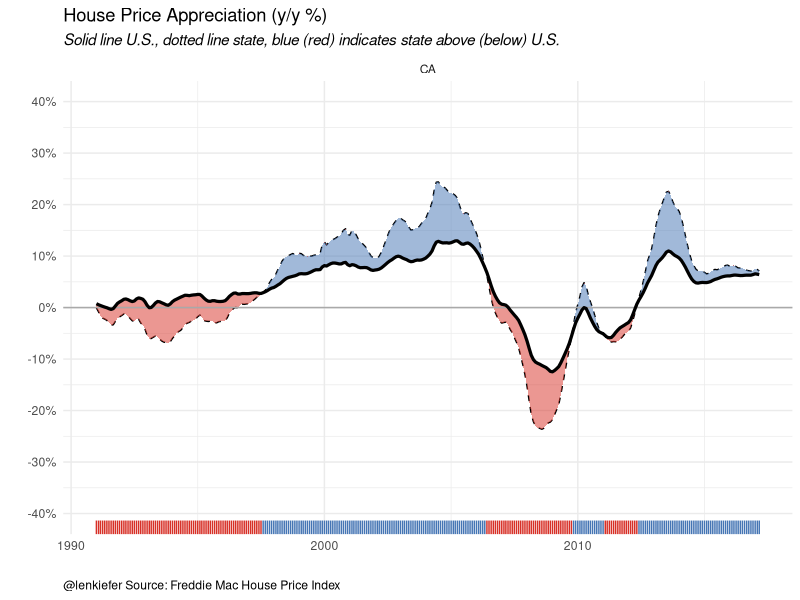
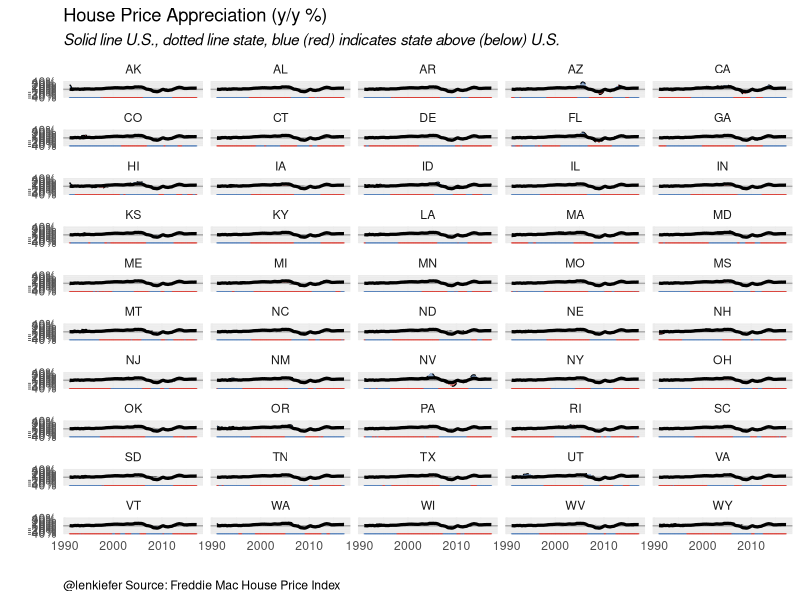

These charts were generated, in order, by the following R code:
## ---- chunk 1
library(zoo,quietly=T,warn.conflicts = F)      # used for rolling window operations
library(readxl,quietly=T,warn.conflicts=F)
library(purrr,quietly=T,warn.conflicts=F)
library(tidyr,quietly=T,warn.conflicts=F)
library(ggplot2,quietly=T,warn.conflicts=F)
library(tidyr,quietly=T,warn.conflicts=F)
library(dplyr,quietly=T,warn.conflicts=F)
library(lubridate,quietly=T,warn.conflicts=F)
library(data.table,quietly=T,warn.conflicts=F) # for the shift function
library(viridis,quietly=T,warn.conflicts=F)    # for the colors
library(scales,quietly=T,warn.conflicts=F)    # for labels
###############################################################################
#### Read in HPI data  
###############################################################################

df<-read_excel("data/states.xls", 
               sheet = "State Indices",  # name of sheet
               range="B6:BB513" )        # range where data lives

###############################################################################
#### Set up dates from January 1975 to March 2017
###############################################################################

df$date<-seq.Date(as.Date("1975-01-01"),as.Date("2017-03-01"),by="1 month")
df.state<-df %>% gather(geo,hpi,-date) %>% mutate(type="state")
## ---- chunk 2
###############################################################################
#### Transform data
#### Needs library zoo for the rolling window operations
###############################################################################
df.state<-
  df.state %>% group_by(geo) %>% 
  mutate(hpa=hpi/shift(hpi,12)-1,
         hpilag12=shift(hpi,12,fill=NA),
         hpimax12=zoo::rollmax(hpi,13,align="right",fill=NA),
         hpimin12=-zoo::rollmax(-hpi,13,align="right",fill=NA)) %>% ungroup()

###############################################################################
#### Transform data
#### Add national variable as us.hpi, us.hpa variables
###############################################################################

df.state<-df.state %>% group_by(date) %>% 
  mutate(us.hpa=hpa[geo=="United States not seasonally adjusted"],
         us.hpi=hpi[geo=="United States not seasonally adjusted"]) %>%
  mutate(up=ifelse(hpa>us.hpa,hpa,us.hpa),
         down=ifelse(hpa<=us.hpa,hpa,us.hpa)) %>% 
  ungroup()

## ---- chunk 3
###############################################################################
#### Create a function to filter data on state
###############################################################################
myf<-function(s){
  df<- filter(df.state,geo==s & year(date)>1990)
  df %>% map_if(is.character, as.factor) %>% as_data_frame -> df
  return(df)
}

###############################################################################
#### Create a function to plot the data
###############################################################################

myplotf<-function(df){
  g<-
    ggplot(data=df,
         aes(x=date,y=hpa,fill=hpa))+
    geom_line(linetype=2)+
    geom_ribbon(color=NA,fill="#4575b4",alpha=0.5,aes(ymin=down,ymax=hpa))+
    geom_ribbon(color=NA,fill="#d73027",alpha=0.5,aes(ymin=hpa,ymax=up))+
    geom_rug(data=filter(df,hpa>us.hpa),color="#4575b4",sides="b")+
    geom_rug(data=filter(df,hpa<us.hpa),color="#d73027",sides="b")+
    facet_wrap(~geo,ncol=5)+
    geom_hline(yintercept=0,linetype=1,color="darkgray")+
    geom_line(aes(y=us.hpa),linetype=1,size=1.1)+
    theme_minimal()+
    scale_y_continuous(label=percent,limits=c(-0.4,0.4),breaks=seq(-0.4,.4,.1))+
    labs(x="",y="",
         title="House Price Appreciation (y/y %)",
         subtitle="Solid line U.S., dotted line state, blue (red) indicates state above (below) U.S.",
         caption="@lenkiefer Source: Freddie Mac House Price Index")+
    theme(plot.caption=element_text(hjust=0),
          plot.subtitle=element_text(face="italic"),
          legend.position="none")
  return(g)
}

###############################################################################
#### Plot California
###############################################################################

myplotf(myf("CA"))

## ---- chunk 4


myplotf(filter(df.state,year(date)>1990  &
         !(geo %in%   c("United States not seasonally adjusted", 
                           "United States seasonally adjusted","DC"))))
        

